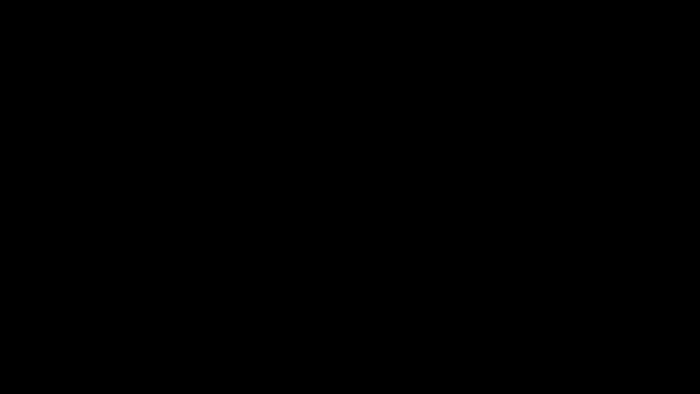
Frame 1 (no input)
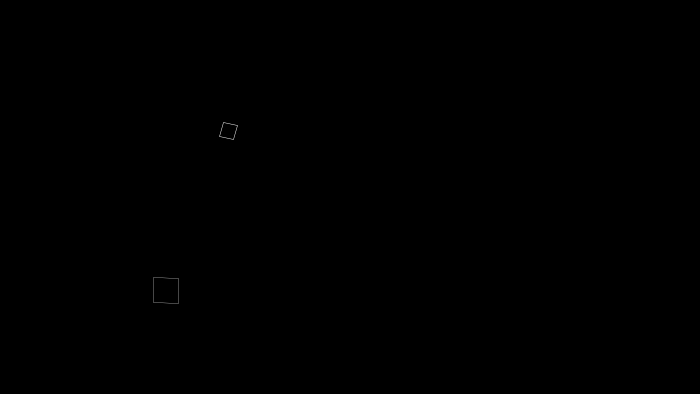
Frame 60 (the mouse pressed at the canvas centre just before this capture)
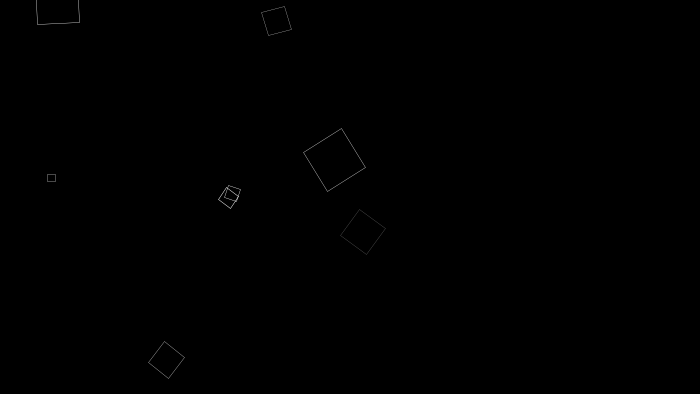
Frame 120 (the mouse held since frame 60 and released just before this capture)

The Processing sketch that drew these frames (run headless with seeded random() and noise(); from frame 60 on, the mouse is pressed at the canvas centre):

// Processing sketch: ying_exquisite_test
// ── ying_exquisite_test.pde
import java.util.Iterator;

class Mover {
  PVector location;
  PVector velocity;
  float rotation;
  float rotationVelocity;
  float size;
  float strokeWeight;
  int lifetimeMax;
  int lifetime;
  float jitter;

  public Mover() {
    //pick a random location
    location = new PVector(random(0, width), random(-100, height*0.7));
    println(location);
    rotation = noise(frameCount*0.003) * 0.1;
    rotationVelocity = random(-0.1, 0.1);
    size = random(5, 50);
    strokeWeight = random(0.01, 0.5);
    velocity = new PVector(0, random(1,1.5));
    lifetimeMax = (int)random(200, 1000);
    lifetime = 0;

    jitter = 0;
  }
  void draw() {
    //update
    lifetime += 1;
    location.add(velocity);
    rotation += rotationVelocity;
    rotationVelocity *= 0.99;

    //draw
    float a = 255;
    /*
    if (lifetime < 100) {
      a = lifetime/100 * 255;
    } else if(lifetimeMax - lifetime < 200) {
      a = (lifetimeMax - lifetime)/200 * 255;
      println("dying");
    }
    */
    pushMatrix();
    if (size > 30) {
      translate(location.x + currentOffset, location.y);
    } else if (size > 15) {
      translate(location.x + currentOffset*0.5, location.y);
    } else {
      translate(location.x + currentOffset*0.1, location.y);
    }

    rotate(rotation);
    stroke(255, a);
    noFill();
    strokeWeight(strokeWeight);
    rect(-size/2, -size/2, size, size);
    popMatrix();
  }
}

/*
class Tweener { //this was for tweening but no time : (
  float fromValue;
  float toValue;
  float step;
  boolean running;
  boolean complete;
  public Tweener() {
    type = 0;
    step = 0.05;
  }
  void step() {
    boolean ascending;
    if (fromValue < toValue) {
      ascending = true;
      fromValue += step;
    } else  {
      ascending = false;
      fromValue -= step;
    }
    if ((ascending && fromValue >= toValue) || (!ascending && fromValue <= toValue)) {
      complete = true;
      running = false;
    }


  }
}
*/

ArrayList<Mover> movers = new ArrayList<Mover>();
float maxOffset, currentOffset;
color backgroundColor;

void doSomething() {
  backgroundColor = color(random(0,255), random(0,255), random(0,255));

  Iterator<Mover> it = movers.iterator();
  while(it.hasNext()) {
    Mover m = it.next();
    m.rotationVelocity *= 10;
  }
}

void changeSomething(float arg1, float arg2) {
  println("changed " +  arg1);
  float argSum = arg1 + arg2;
  currentOffset = ((arg1-0.5) * maxOffset) + random(0 + argSum) * 30;
}

void keyPressed() {
  doSomething();
}

void mouseMoved() {
  println("x " + mouseX + " width " + width);
  changeSomething((float)mouseX/(float)width, (float)mouseY/(float)height);
}

void setup() {
  size(700, 394);
  maxOffset = 100;
}

void draw() {
  background(backgroundColor);

  if(random(0,1) > 0.9) {
    movers.add(new Mover());
  }
  Iterator<Mover> it = movers.iterator();
  while(it.hasNext()) {
    Mover m = it.next();
    if (m.lifetime > m.lifetimeMax) {
      it.remove();
    } else {
      m.draw();
    }
  }

}
